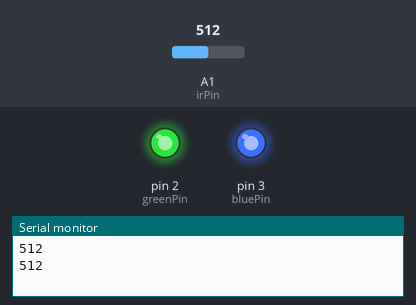
This sketch was run on a simulated Arduino Uno, built with avr-gcc and run on an emulated ATmega328P. On the bench: output pins drawn as LEDs (lit = HIGH), the last lines printed to the serial monitor. The inputs (shaded band) are chosen by the test bench; at power-on: A1 (irPin) = 512. Pins used as bus, display or sensor lines are not drawn.

Above: at 1.2 s.
1.3 s: A1 (irPin) set to 428
4.7 s: A1 (irPin) set to 409
At 6.4 s:
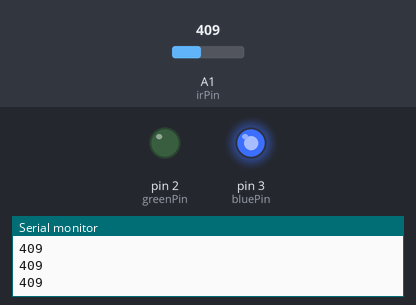
Timing chart, 0 to 7.9 s (numbered marks = the images above; inputs shaded):
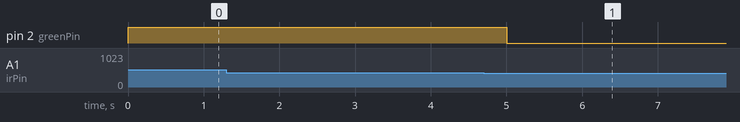

Measured:
- the behaviour switches between 421 and 420 on A1 (irPin) (found by bisection; images 0 and 1)
- after the input at 4.7 s, pin 2 (greenPin): HIGH → LOW after 0.30 s

The sketch:

RGB_led_brush.ino
```cpp
int redPin= 1;
int greenPin = 2;
int bluePin = 3;

int irPin = 1;
#define COMMON_ANODE

void setup() {
  pinMode(redPin, OUTPUT);
  pinMode(greenPin, OUTPUT);
  pinMode(bluePin, OUTPUT);
  setColor(255, 0, 0);

  Serial.begin(9600);
  clearPin(irPin);

}
void loop() {
  int val = analogRead(irPin);
  Serial.println(val);

  if (val > 420){
    setColor(255, 0, 0); // Red Color
    delay(1000);
  }
  setColor(0, 255, 0); // Green Color

}
void setColor(int redValue, int greenValue, int blueValue) {
  #ifdef COMMON_ANODE
    redValue = 255 - redValue;
    greenValue = 255 - greenValue;
    blueValue = 255 - blueValue;
  #endif
  analogWrite(redPin, redValue);
  analogWrite(greenPin, greenValue);
  analogWrite(bluePin, blueValue);
}

//remove residual current
void clearPin(int pin) {
  for (int i = 0; i < 10; i ++)
    analogRead(pin);

}
```
